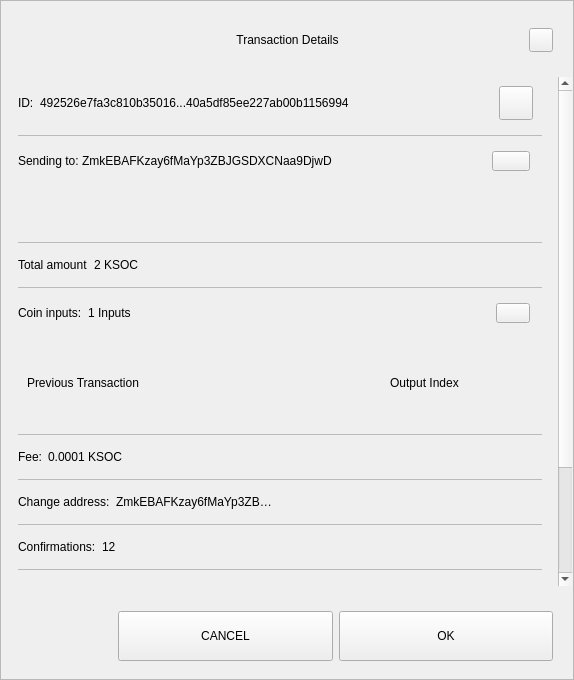
<?xml version="1.0" encoding="UTF-8"?>
<ui version="4.0">
 <class>TxDetailDialog</class>
 <widget class="QWidget" name="TxDetailDialog">
  <property name="geometry">
   <rect>
    <x>0</x>
    <y>0</y>
    <width>574</width>
    <height>680</height>
   </rect>
  </property>
  <property name="sizePolicy">
   <sizepolicy hsizetype="Preferred" vsizetype="Expanding">
    <horstretch>0</horstretch>
    <verstretch>0</verstretch>
   </sizepolicy>
  </property>
  <property name="minimumSize">
   <size>
    <width>574</width>
    <height>500</height>
   </size>
  </property>
  <property name="windowTitle">
   <string>Form</string>
  </property>
  <property name="styleSheet">
   <string notr="true"/>
  </property>
  <layout class="QVBoxLayout" name="verticalLayout_3">
   <property name="spacing">
    <number>0</number>
   </property>
   <property name="leftMargin">
    <number>0</number>
   </property>
   <property name="topMargin">
    <number>0</number>
   </property>
   <property name="rightMargin">
    <number>0</number>
   </property>
   <property name="bottomMargin">
    <number>0</number>
   </property>
   <item>
    <widget class="QFrame" name="frame">
     <property name="sizePolicy">
      <sizepolicy hsizetype="Preferred" vsizetype="Expanding">
       <horstretch>0</horstretch>
       <verstretch>0</verstretch>
      </sizepolicy>
     </property>
     <property name="styleSheet">
      <string notr="true"/>
     </property>
     <property name="frameShape">
      <enum>QFrame::StyledPanel</enum>
     </property>
     <property name="frameShadow">
      <enum>QFrame::Raised</enum>
     </property>
     <layout class="QVBoxLayout" name="verticalLayout">
      <property name="leftMargin">
       <number>0</number>
      </property>
      <property name="rightMargin">
       <number>0</number>
      </property>
      <item>
       <layout class="QHBoxLayout" name="horizontalLayout_3">
        <property name="spacing">
         <number>0</number>
        </property>
        <property name="leftMargin">
         <number>20</number>
        </property>
        <property name="topMargin">
         <number>10</number>
        </property>
        <property name="rightMargin">
         <number>20</number>
        </property>
        <item>
         <spacer name="horizontalSpacer_1">
          <property name="orientation">
           <enum>Qt::Horizontal</enum>
          </property>
          <property name="sizeHint" stdset="0">
           <size>
            <width>40</width>
            <height>20</height>
           </size>
          </property>
         </spacer>
        </item>
        <item>
         <widget class="QLabel" name="labelTitle">
          <property name="minimumSize">
           <size>
            <width>0</width>
            <height>40</height>
           </size>
          </property>
          <property name="maximumSize">
           <size>
            <width>16777215</width>
            <height>40</height>
           </size>
          </property>
          <property name="styleSheet">
           <string notr="true">padding-left:24px;</string>
          </property>
          <property name="text">
           <string>Transaction Details</string>
          </property>
          <property name="alignment">
           <set>Qt::AlignCenter</set>
          </property>
          <property name="margin">
           <number>7</number>
          </property>
         </widget>
        </item>
        <item>
         <spacer name="horizontalSpacer_2">
          <property name="orientation">
           <enum>Qt::Horizontal</enum>
          </property>
          <property name="sizeHint" stdset="0">
           <size>
            <width>40</width>
            <height>20</height>
           </size>
          </property>
         </spacer>
        </item>
        <item>
         <widget class="QPushButton" name="btnEsc">
          <property name="minimumSize">
           <size>
            <width>24</width>
            <height>24</height>
           </size>
          </property>
          <property name="maximumSize">
           <size>
            <width>24</width>
            <height>24</height>
           </size>
          </property>
          <property name="focusPolicy">
           <enum>Qt::NoFocus</enum>
          </property>
          <property name="text">
           <string/>
          </property>
         </widget>
        </item>
       </layout>
      </item>
      <item>
       <spacer name="verticalSpacer">
        <property name="orientation">
         <enum>Qt::Vertical</enum>
        </property>
        <property name="sizeType">
         <enum>QSizePolicy::Fixed</enum>
        </property>
        <property name="sizeHint" stdset="0">
         <size>
          <width>20</width>
          <height>10</height>
         </size>
        </property>
       </spacer>
      </item>
      <item>
       <widget class="QWidget" name="layoutScroll" native="true">
        <property name="minimumSize">
         <size>
          <width>0</width>
          <height>0</height>
         </size>
        </property>
        <layout class="QVBoxLayout" name="verticalLayout_4">
         <property name="leftMargin">
          <number>0</number>
         </property>
         <property name="topMargin">
          <number>0</number>
         </property>
         <property name="rightMargin">
          <number>0</number>
         </property>
         <item>
          <widget class="QScrollArea" name="scrollArea">
           <property name="styleSheet">
            <string notr="true">#scrollArea {
background:transparent;
}</string>
           </property>
           <property name="horizontalScrollBarPolicy">
            <enum>Qt::ScrollBarAlwaysOff</enum>
           </property>
           <property name="sizeAdjustPolicy">
            <enum>QAbstractScrollArea::AdjustIgnored</enum>
           </property>
           <property name="widgetResizable">
            <bool>true</bool>
           </property>
           <property name="alignment">
            <set>Qt::AlignLeading|Qt::AlignLeft|Qt::AlignTop</set>
           </property>
           <widget class="QWidget" name="scrollAreaWidgetContents">
            <property name="geometry">
             <rect>
              <x>0</x>
              <y>0</y>
              <width>556</width>
              <height>672</height>
             </rect>
            </property>
            <property name="autoFillBackground">
             <bool>false</bool>
            </property>
            <property name="styleSheet">
             <string notr="true">#scrollAreaWidgetContents {
background:transparent;
}</string>
            </property>
            <layout class="QVBoxLayout" name="verticalLayout_7">
             <property name="spacing">
              <number>0</number>
             </property>
             <property name="sizeConstraint">
              <enum>QLayout::SetDefaultConstraint</enum>
             </property>
             <property name="leftMargin">
              <number>0</number>
             </property>
             <property name="topMargin">
              <number>0</number>
             </property>
             <property name="rightMargin">
              <number>0</number>
             </property>
             <property name="bottomMargin">
              <number>0</number>
             </property>
             <item>
              <widget class="QWidget" name="content" native="true">
               <layout class="QVBoxLayout" name="verticalLayout_2">
                <property name="leftMargin">
                 <number>16</number>
                </property>
                <property name="topMargin">
                 <number>0</number>
                </property>
                <property name="rightMargin">
                 <number>16</number>
                </property>
                <item>
                 <widget class="QWidget" name="contentID" native="true">
                  <layout class="QHBoxLayout" name="horizontalLayout_12" stretch="0,1,0">
                   <property name="leftMargin">
                    <number>0</number>
                   </property>
                   <item>
                    <widget class="QLabel" name="labelId">
                     <property name="maximumSize">
                      <size>
                       <width>16777215</width>
                       <height>16777215</height>
                      </size>
                     </property>
                     <property name="text">
                      <string>ID:</string>
                     </property>
                    </widget>
                   </item>
                   <item>
                    <widget class="QLabel" name="textId">
                     <property name="text">
                      <string>492526e7fa3c810b35016...40a5df85ee227ab00b1156994</string>
                     </property>
                    </widget>
                   </item>
                   <item>
                    <widget class="QPushButton" name="pushCopy">
                     <property name="minimumSize">
                      <size>
                       <width>34</width>
                       <height>34</height>
                      </size>
                     </property>
                     <property name="maximumSize">
                      <size>
                       <width>34</width>
                       <height>34</height>
                      </size>
                     </property>
                     <property name="focusPolicy">
                      <enum>Qt::NoFocus</enum>
                     </property>
                     <property name="text">
                      <string/>
                     </property>
                     <property name="iconSize">
                      <size>
                       <width>24</width>
                       <height>24</height>
                      </size>
                     </property>
                    </widget>
                   </item>
                  </layout>
                 </widget>
                </item>
                <item>
                 <widget class="QLabel" name="labelDivider9">
                  <property name="maximumSize">
                   <size>
                    <width>16777215</width>
                    <height>1</height>
                   </size>
                  </property>
                  <property name="styleSheet">
                   <string notr="true">background-color:#bababa;</string>
                  </property>
                  <property name="text">
                   <string/>
                  </property>
                 </widget>
                </item>
                <item>
                 <widget class="QWidget" name="contentOutputs" native="true">
                  <layout class="QHBoxLayout" name="horizontalLayout_11" stretch="0,3,0">
                   <property name="spacing">
                    <number>0</number>
                   </property>
                   <property name="leftMargin">
                    <number>0</number>
                   </property>
                   <property name="rightMargin">
                    <number>12</number>
                   </property>
                   <item>
                    <widget class="QLabel" name="labelSend">
                     <property name="maximumSize">
                      <size>
                       <width>16777215</width>
                       <height>16777215</height>
                      </size>
                     </property>
                     <property name="text">
                      <string>Sending to: </string>
                     </property>
                    </widget>
                   </item>
                   <item>
                    <widget class="QLabel" name="textSend">
                     <property name="text">
                      <string>ZmkEBAFKzay6fMaYp3ZBJGSDXCNaa9DjwD </string>
                     </property>
                    </widget>
                   </item>
                   <item>
                    <widget class="QPushButton" name="pushOutputs">
                     <property name="minimumSize">
                      <size>
                       <width>34</width>
                       <height>20</height>
                      </size>
                     </property>
                     <property name="maximumSize">
                      <size>
                       <width>38</width>
                       <height>20</height>
                      </size>
                     </property>
                     <property name="focusPolicy">
                      <enum>Qt::NoFocus</enum>
                     </property>
                     <property name="styleSheet">
                      <string notr="true"/>
                     </property>
                     <property name="text">
                      <string/>
                     </property>
                    </widget>
                   </item>
                  </layout>
                 </widget>
                </item>
                <item>
                 <widget class="QScrollArea" name="outputsScrollArea">
                  <property name="minimumSize">
                   <size>
                    <width>0</width>
                    <height>50</height>
                   </size>
                  </property>
                  <property name="styleSheet">
                   <string notr="true">#outputsScrollArea {
background:transparent;
}</string>
                  </property>
                  <property name="widgetResizable">
                   <bool>true</bool>
                  </property>
                  <widget class="QWidget" name="container_outputs_base">
                   <property name="geometry">
                    <rect>
                     <x>0</x>
                     <y>0</y>
                     <width>522</width>
                     <height>48</height>
                    </rect>
                   </property>
                   <property name="styleSheet">
                    <string notr="true">#container_outputs_base {
background:transparent;
}</string>
                   </property>
                  </widget>
                 </widget>
                </item>
                <item>
                 <widget class="QLabel" name="labelDivider8">
                  <property name="maximumSize">
                   <size>
                    <width>16777215</width>
                    <height>1</height>
                   </size>
                  </property>
                  <property name="styleSheet">
                   <string notr="true">background-color:#bababa;</string>
                  </property>
                  <property name="text">
                   <string/>
                  </property>
                 </widget>
                </item>
                <item>
                 <widget class="QWidget" name="contentAmount" native="true">
                  <layout class="QHBoxLayout" name="horizontalLayout_4" stretch="0,1">
                   <property name="leftMargin">
                    <number>0</number>
                   </property>
                   <item>
                    <widget class="QLabel" name="labelAmount">
                     <property name="maximumSize">
                      <size>
                       <width>16777215</width>
                       <height>16777215</height>
                      </size>
                     </property>
                     <property name="text">
                      <string>Total amount</string>
                     </property>
                    </widget>
                   </item>
                   <item>
                    <widget class="QLabel" name="textAmount">
                     <property name="text">
                      <string>2 KSOC</string>
                     </property>
                    </widget>
                   </item>
                  </layout>
                 </widget>
                </item>
                <item>
                 <widget class="QLabel" name="labelDivider6">
                  <property name="maximumSize">
                   <size>
                    <width>16777215</width>
                    <height>1</height>
                   </size>
                  </property>
                  <property name="styleSheet">
                   <string notr="true">background-color:#bababa;</string>
                  </property>
                  <property name="text">
                   <string/>
                  </property>
                 </widget>
                </item>
                <item>
                 <widget class="QWidget" name="contentInputs" native="true">
                  <layout class="QHBoxLayout" name="horizontalLayout" stretch="0,2,0">
                   <property name="leftMargin">
                    <number>0</number>
                   </property>
                   <property name="rightMargin">
                    <number>12</number>
                   </property>
                   <item>
                    <widget class="QLabel" name="labelInputs">
                     <property name="sizePolicy">
                      <sizepolicy hsizetype="Minimum" vsizetype="Preferred">
                       <horstretch>0</horstretch>
                       <verstretch>0</verstretch>
                      </sizepolicy>
                     </property>
                     <property name="maximumSize">
                      <size>
                       <width>16777215</width>
                       <height>16777215</height>
                      </size>
                     </property>
                     <property name="text">
                      <string>Coin inputs:</string>
                     </property>
                    </widget>
                   </item>
                   <item>
                    <widget class="QLabel" name="textInputs">
                     <property name="text">
                      <string>1 Inputs</string>
                     </property>
                    </widget>
                   </item>
                   <item>
                    <widget class="QPushButton" name="pushInputs">
                     <property name="maximumSize">
                      <size>
                       <width>34</width>
                       <height>20</height>
                      </size>
                     </property>
                     <property name="focusPolicy">
                      <enum>Qt::NoFocus</enum>
                     </property>
                     <property name="styleSheet">
                      <string notr="true"/>
                     </property>
                     <property name="text">
                      <string/>
                     </property>
                    </widget>
                   </item>
                  </layout>
                 </widget>
                </item>
                <item>
                 <widget class="QFrame" name="gridInputs">
                  <property name="sizePolicy">
                   <sizepolicy hsizetype="Preferred" vsizetype="MinimumExpanding">
                    <horstretch>0</horstretch>
                    <verstretch>0</verstretch>
                   </sizepolicy>
                  </property>
                  <property name="minimumSize">
                   <size>
                    <width>0</width>
                    <height>90</height>
                   </size>
                  </property>
                  <layout class="QGridLayout" name="gridLayoutInput" columnstretch="5,2" rowminimumheight="0">
                   <property name="sizeConstraint">
                    <enum>QLayout::SetMaximumSize</enum>
                   </property>
                   <property name="verticalSpacing">
                    <number>0</number>
                   </property>
                   <item row="0" column="0" alignment="Qt::AlignLeft">
                    <widget class="QLabel" name="labelTitlePrevTx">
                     <property name="text">
                      <string>Previous Transaction</string>
                     </property>
                    </widget>
                   </item>
                   <item row="0" column="1" alignment="Qt::AlignLeft">
                    <widget class="QLabel" name="labelOutputIndex">
                     <property name="text">
                      <string>Output Index</string>
                     </property>
                     <property name="alignment">
                      <set>Qt::AlignCenter</set>
                     </property>
                    </widget>
                   </item>
                  </layout>
                 </widget>
                </item>
                <item>
                 <widget class="QLabel" name="labelDivider1">
                  <property name="maximumSize">
                   <size>
                    <width>16777215</width>
                    <height>1</height>
                   </size>
                  </property>
                  <property name="styleSheet">
                   <string notr="true">background-color:#bababa;</string>
                  </property>
                  <property name="text">
                   <string/>
                  </property>
                 </widget>
                </item>
                <item>
                 <widget class="QWidget" name="contentFee" native="true">
                  <layout class="QHBoxLayout" name="horizontalLayout_7" stretch="0,1">
                   <property name="leftMargin">
                    <number>0</number>
                   </property>
                   <item>
                    <widget class="QLabel" name="labelFee">
                     <property name="maximumSize">
                      <size>
                       <width>16777215</width>
                       <height>16777215</height>
                      </size>
                     </property>
                     <property name="text">
                      <string>Fee:</string>
                     </property>
                    </widget>
                   </item>
                   <item>
                    <widget class="QLabel" name="textFee">
                     <property name="text">
                      <string>0.0001 KSOC</string>
                     </property>
                    </widget>
                   </item>
                  </layout>
                 </widget>
                </item>
                <item>
                 <widget class="QLabel" name="labelDivider2">
                  <property name="maximumSize">
                   <size>
                    <width>16777215</width>
                    <height>1</height>
                   </size>
                  </property>
                  <property name="styleSheet">
                   <string notr="true">background-color:#bababa;</string>
                  </property>
                  <property name="text">
                   <string/>
                  </property>
                 </widget>
                </item>
                <item>
                 <widget class="QWidget" name="contentChangeAddress" native="true">
                  <layout class="QHBoxLayout" name="horizontalLayout_6" stretch="0,1">
                   <property name="leftMargin">
                    <number>0</number>
                   </property>
                   <item>
                    <widget class="QLabel" name="labelChange">
                     <property name="maximumSize">
                      <size>
                       <width>16777215</width>
                       <height>16777215</height>
                      </size>
                     </property>
                     <property name="text">
                      <string>Change address:</string>
                     </property>
                    </widget>
                   </item>
                   <item>
                    <widget class="QLabel" name="textChange">
                     <property name="text">
                      <string>ZmkEBAFKzay6fMaYp3ZB… </string>
                     </property>
                    </widget>
                   </item>
                  </layout>
                 </widget>
                </item>
                <item>
                 <widget class="QLabel" name="labelDivider4">
                  <property name="maximumSize">
                   <size>
                    <width>16777215</width>
                    <height>1</height>
                   </size>
                  </property>
                  <property name="styleSheet">
                   <string notr="true">background-color:#bababa;</string>
                  </property>
                  <property name="text">
                   <string/>
                  </property>
                 </widget>
                </item>
                <item>
                 <widget class="QWidget" name="contentConfirmations" native="true">
                  <layout class="QHBoxLayout" name="horizontalLayout_8" stretch="0,1">
                   <property name="leftMargin">
                    <number>0</number>
                   </property>
                   <item>
                    <widget class="QLabel" name="labelConfirmations">
                     <property name="maximumSize">
                      <size>
                       <width>16777215</width>
                       <height>16777215</height>
                      </size>
                     </property>
                     <property name="text">
                      <string>Confirmations:</string>
                     </property>
                    </widget>
                   </item>
                   <item>
                    <widget class="QLabel" name="textConfirmations">
                     <property name="text">
                      <string>12</string>
                     </property>
                    </widget>
                   </item>
                  </layout>
                 </widget>
                </item>
                <item>
                 <widget class="QLabel" name="labelDivider7">
                  <property name="maximumSize">
                   <size>
                    <width>16777215</width>
                    <height>1</height>
                   </size>
                  </property>
                  <property name="styleSheet">
                   <string notr="true">background-color:#bababa;</string>
                  </property>
                  <property name="text">
                   <string/>
                  </property>
                 </widget>
                </item>
                <item>
                 <widget class="QWidget" name="contentSize" native="true">
                  <layout class="QHBoxLayout" name="horizontalLayout_9" stretch="0,1">
                   <property name="leftMargin">
                    <number>0</number>
                   </property>
                   <item>
                    <widget class="QLabel" name="labelSize">
                     <property name="maximumSize">
                      <size>
                       <width>16777215</width>
                       <height>16777215</height>
                      </size>
                     </property>
                     <property name="text">
                      <string>Size:</string>
                     </property>
                    </widget>
                   </item>
                   <item>
                    <widget class="QLabel" name="textSize">
                     <property name="text">
                      <string>2 kB</string>
                     </property>
                    </widget>
                   </item>
                  </layout>
                 </widget>
                </item>
                <item>
                 <widget class="QLabel" name="labelDivider3">
                  <property name="maximumSize">
                   <size>
                    <width>16777215</width>
                    <height>1</height>
                   </size>
                  </property>
                  <property name="styleSheet">
                   <string notr="true">background-color:#bababa;</string>
                  </property>
                  <property name="text">
                   <string/>
                  </property>
                 </widget>
                </item>
                <item>
                 <widget class="QWidget" name="contentDate" native="true">
                  <layout class="QHBoxLayout" name="horizontalLayout_5" stretch="0,1">
                   <property name="leftMargin">
                    <number>0</number>
                   </property>
                   <item>
                    <widget class="QLabel" name="labelDate">
                     <property name="maximumSize">
                      <size>
                       <width>16777215</width>
                       <height>16777215</height>
                      </size>
                     </property>
                     <property name="text">
                      <string>Date:</string>
                     </property>
                    </widget>
                   </item>
                   <item>
                    <widget class="QLabel" name="textDate">
                     <property name="text">
                      <string>May 25, 2017</string>
                     </property>
                    </widget>
                   </item>
                  </layout>
                 </widget>
                </item>
                <item>
                 <widget class="QLabel" name="labelDivider5">
                  <property name="maximumSize">
                   <size>
                    <width>16777215</width>
                    <height>1</height>
                   </size>
                  </property>
                  <property name="styleSheet">
                   <string notr="true">background-color:#bababa;</string>
                  </property>
                  <property name="text">
                   <string/>
                  </property>
                 </widget>
                </item>
                <item>
                 <widget class="QWidget" name="contentStatus" native="true">
                  <layout class="QHBoxLayout" name="horizontalLayout_10" stretch="0,1">
                   <property name="leftMargin">
                    <number>0</number>
                   </property>
                   <item>
                    <widget class="QLabel" name="labelStatus">
                     <property name="maximumSize">
                      <size>
                       <width>16777215</width>
                       <height>16777215</height>
                      </size>
                     </property>
                     <property name="text">
                      <string>Status:</string>
                     </property>
                    </widget>
                   </item>
                   <item>
                    <widget class="QLabel" name="textStatus">
                     <property name="text">
                      <string>Spendable</string>
                     </property>
                    </widget>
                   </item>
                  </layout>
                 </widget>
                </item>
                <item>
                 <spacer name="verticalSpacer_2">
                  <property name="orientation">
                   <enum>Qt::Vertical</enum>
                  </property>
                  <property name="sizeType">
                   <enum>QSizePolicy::Expanding</enum>
                  </property>
                  <property name="sizeHint" stdset="0">
                   <size>
                    <width>20</width>
                    <height>10</height>
                   </size>
                  </property>
                 </spacer>
                </item>
                <item>
                 <widget class="QLabel" name="labelWarning">
                  <property name="text">
                   <string>TextLabel</string>
                  </property>
                  <property name="alignment">
                   <set>Qt::AlignCenter</set>
                  </property>
                 </widget>
                </item>
               </layout>
              </widget>
             </item>
            </layout>
           </widget>
          </widget>
         </item>
        </layout>
       </widget>
      </item>
      <item>
       <widget class="QWidget" name="containerButtons" native="true">
        <layout class="QHBoxLayout" name="horizontalLayout1" stretch="1,2,2">
         <property name="leftMargin">
          <number>10</number>
         </property>
         <property name="rightMargin">
          <number>20</number>
         </property>
         <item>
          <spacer name="horizontalSpacer_3">
           <property name="orientation">
            <enum>Qt::Horizontal</enum>
           </property>
           <property name="sizeHint" stdset="0">
            <size>
             <width>40</width>
             <height>20</height>
            </size>
           </property>
          </spacer>
         </item>
         <item>
          <widget class="QPushButton" name="btnCancel">
           <property name="minimumSize">
            <size>
             <width>200</width>
             <height>50</height>
            </size>
           </property>
           <property name="focusPolicy">
            <enum>Qt::NoFocus</enum>
           </property>
           <property name="text">
            <string>CANCEL</string>
           </property>
          </widget>
         </item>
         <item>
          <widget class="QPushButton" name="btnSave">
           <property name="minimumSize">
            <size>
             <width>200</width>
             <height>50</height>
            </size>
           </property>
           <property name="focusPolicy">
            <enum>Qt::NoFocus</enum>
           </property>
           <property name="text">
            <string>OK</string>
           </property>
          </widget>
         </item>
        </layout>
       </widget>
      </item>
     </layout>
    </widget>
   </item>
  </layout>
 </widget>
 <resources/>
 <connections/>
</ui>
